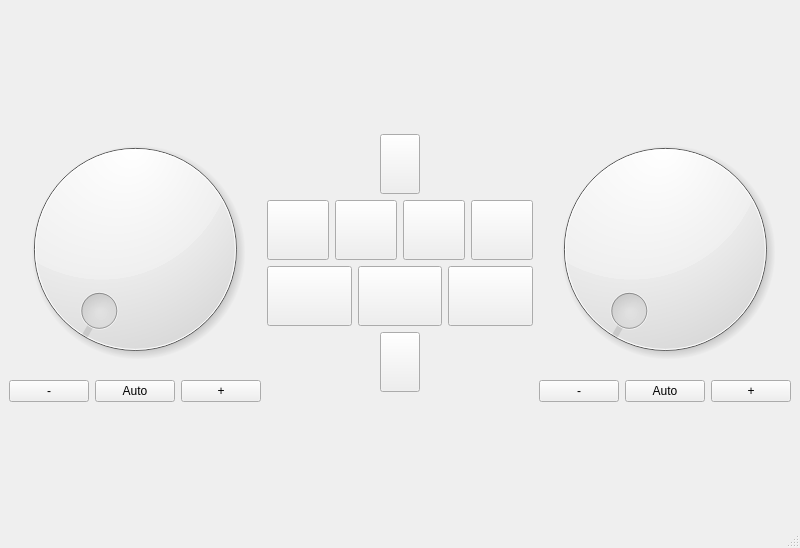
<?xml version="1.0" encoding="UTF-8"?>
<ui version="4.0">
 <class>MainWindow</class>
 <widget class="QMainWindow" name="MainWindow">
  <property name="geometry">
   <rect>
    <x>0</x>
    <y>0</y>
    <width>800</width>
    <height>548</height>
   </rect>
  </property>
  <property name="windowTitle">
   <string>MainWindow</string>
  </property>
  <widget class="QWidget" name="centralwidget">
   <property name="enabled">
    <bool>true</bool>
   </property>
   <property name="minimumSize">
    <size>
     <width>800</width>
     <height>500</height>
    </size>
   </property>
   <property name="baseSize">
    <size>
     <width>0</width>
     <height>0</height>
    </size>
   </property>
   <layout class="QHBoxLayout" name="horizontalLayout">
    <item>
     <layout class="QVBoxLayout" name="verticalLayoutTemp">
      <item>
       <spacer name="verticalSpacer_3">
        <property name="orientation">
         <enum>Qt::Vertical</enum>
        </property>
        <property name="sizeHint" stdset="0">
         <size>
          <width>20</width>
          <height>40</height>
         </size>
        </property>
       </spacer>
      </item>
      <item>
       <widget class="QDial" name="tempDial">
        <property name="minimumSize">
         <size>
          <width>0</width>
          <height>250</height>
         </size>
        </property>
        <property name="minimum">
         <number>0</number>
        </property>
        <property name="maximum">
         <number>30</number>
        </property>
        <property name="singleStep">
         <number>1</number>
        </property>
       </widget>
      </item>
      <item>
       <layout class="QHBoxLayout" name="horizontalLayout_5">
        <item>
         <widget class="QPushButton" name="tempMinusButton">
          <property name="text">
           <string>-</string>
          </property>
         </widget>
        </item>
        <item>
         <widget class="QPushButton" name="tempAutoButton">
          <property name="text">
           <string>Auto</string>
          </property>
         </widget>
        </item>
        <item>
         <widget class="QPushButton" name="tempPlusButton">
          <property name="text">
           <string>+</string>
          </property>
         </widget>
        </item>
       </layout>
      </item>
      <item>
       <spacer name="verticalSpacer_2">
        <property name="orientation">
         <enum>Qt::Vertical</enum>
        </property>
        <property name="sizeHint" stdset="0">
         <size>
          <width>20</width>
          <height>20</height>
         </size>
        </property>
       </spacer>
      </item>
     </layout>
    </item>
    <item>
     <layout class="QVBoxLayout" name="verticalLayoutControls">
      <item>
       <spacer name="verticalSpacer_6">
        <property name="orientation">
         <enum>Qt::Vertical</enum>
        </property>
        <property name="sizeHint" stdset="0">
         <size>
          <width>20</width>
          <height>40</height>
         </size>
        </property>
       </spacer>
      </item>
      <item>
       <layout class="QHBoxLayout" name="horizontalLayout_9">
        <item>
         <spacer name="horizontalSpacer_3">
          <property name="orientation">
           <enum>Qt::Horizontal</enum>
          </property>
          <property name="sizeHint" stdset="0">
           <size>
            <width>40</width>
            <height>20</height>
           </size>
          </property>
         </spacer>
        </item>
        <item>
         <widget class="QPushButton" name="tempACButton">
          <property name="minimumSize">
           <size>
            <width>0</width>
            <height>60</height>
           </size>
          </property>
          <property name="autoFillBackground">
           <bool>true</bool>
          </property>
          <property name="text">
           <string/>
          </property>
          <property name="icon">
           <iconset>
            <normaloff>pictures/AC.png</normaloff>pictures/AC.png</iconset>
          </property>
          <property name="iconSize">
           <size>
            <width>50</width>
            <height>50</height>
           </size>
          </property>
         </widget>
        </item>
        <item>
         <spacer name="horizontalSpacer_4">
          <property name="orientation">
           <enum>Qt::Horizontal</enum>
          </property>
          <property name="sizeHint" stdset="0">
           <size>
            <width>40</width>
            <height>20</height>
           </size>
          </property>
         </spacer>
        </item>
       </layout>
      </item>
      <item>
       <layout class="QHBoxLayout" name="horizontalLayout_2">
        <item>
         <widget class="QPushButton" name="airFaceButton">
          <property name="minimumSize">
           <size>
            <width>0</width>
            <height>60</height>
           </size>
          </property>
          <property name="autoFillBackground">
           <bool>true</bool>
          </property>
          <property name="text">
           <string/>
          </property>
          <property name="icon">
           <iconset>
            <normaloff>pictures/face.png</normaloff>pictures/face.png</iconset>
          </property>
          <property name="iconSize">
           <size>
            <width>40</width>
            <height>40</height>
           </size>
          </property>
         </widget>
        </item>
        <item>
         <widget class="QPushButton" name="airFeetButton">
          <property name="minimumSize">
           <size>
            <width>0</width>
            <height>60</height>
           </size>
          </property>
          <property name="autoFillBackground">
           <bool>true</bool>
          </property>
          <property name="text">
           <string/>
          </property>
          <property name="icon">
           <iconset>
            <normaloff>pictures/feet.png</normaloff>pictures/feet.png</iconset>
          </property>
          <property name="iconSize">
           <size>
            <width>40</width>
            <height>40</height>
           </size>
          </property>
         </widget>
        </item>
        <item>
         <widget class="QPushButton" name="airFeetFaceButton">
          <property name="minimumSize">
           <size>
            <width>0</width>
            <height>60</height>
           </size>
          </property>
          <property name="autoFillBackground">
           <bool>true</bool>
          </property>
          <property name="text">
           <string/>
          </property>
          <property name="icon">
           <iconset>
            <normaloff>pictures/feet_face.png</normaloff>pictures/feet_face.png</iconset>
          </property>
          <property name="iconSize">
           <size>
            <width>40</width>
            <height>40</height>
           </size>
          </property>
         </widget>
        </item>
        <item>
         <widget class="QPushButton" name="airFeetFrontDefrostButton">
          <property name="minimumSize">
           <size>
            <width>0</width>
            <height>60</height>
           </size>
          </property>
          <property name="autoFillBackground">
           <bool>true</bool>
          </property>
          <property name="text">
           <string/>
          </property>
          <property name="icon">
           <iconset>
            <normaloff>pictures/front_feet.png</normaloff>pictures/front_feet.png</iconset>
          </property>
          <property name="iconSize">
           <size>
            <width>30</width>
            <height>30</height>
           </size>
          </property>
         </widget>
        </item>
       </layout>
      </item>
      <item>
       <layout class="QHBoxLayout" name="horizontalLayout_3">
        <item>
         <widget class="QPushButton" name="airFrontDefrostButton">
          <property name="minimumSize">
           <size>
            <width>0</width>
            <height>60</height>
           </size>
          </property>
          <property name="autoFillBackground">
           <bool>true</bool>
          </property>
          <property name="text">
           <string/>
          </property>
          <property name="icon">
           <iconset>
            <normaloff>pictures/front.png</normaloff>pictures/front.png</iconset>
          </property>
          <property name="iconSize">
           <size>
            <width>25</width>
            <height>25</height>
           </size>
          </property>
         </widget>
        </item>
        <item>
         <widget class="QPushButton" name="airRearDefrostButton">
          <property name="minimumSize">
           <size>
            <width>0</width>
            <height>60</height>
           </size>
          </property>
          <property name="autoFillBackground">
           <bool>true</bool>
          </property>
          <property name="text">
           <string/>
          </property>
          <property name="icon">
           <iconset>
            <normaloff>pictures/rear.png</normaloff>pictures/rear.png</iconset>
          </property>
          <property name="iconSize">
           <size>
            <width>25</width>
            <height>25</height>
           </size>
          </property>
         </widget>
        </item>
        <item>
         <widget class="QPushButton" name="airRecyclingButton">
          <property name="minimumSize">
           <size>
            <width>0</width>
            <height>60</height>
           </size>
          </property>
          <property name="autoFillBackground">
           <bool>true</bool>
          </property>
          <property name="text">
           <string/>
          </property>
          <property name="icon">
           <iconset>
            <normaloff>pictures/recycle.png</normaloff>pictures/recycle.png</iconset>
          </property>
          <property name="iconSize">
           <size>
            <width>30</width>
            <height>30</height>
           </size>
          </property>
         </widget>
        </item>
       </layout>
      </item>
      <item>
       <layout class="QHBoxLayout" name="horizontalLayout_8">
        <item>
         <spacer name="horizontalSpacer">
          <property name="orientation">
           <enum>Qt::Horizontal</enum>
          </property>
          <property name="sizeHint" stdset="0">
           <size>
            <width>40</width>
            <height>20</height>
           </size>
          </property>
         </spacer>
        </item>
        <item>
         <widget class="QPushButton" name="onoffButton">
          <property name="minimumSize">
           <size>
            <width>0</width>
            <height>60</height>
           </size>
          </property>
          <property name="autoFillBackground">
           <bool>true</bool>
          </property>
          <property name="text">
           <string/>
          </property>
          <property name="icon">
           <iconset>
            <normaloff>pictures/power.png</normaloff>pictures/power.png</iconset>
          </property>
          <property name="iconSize">
           <size>
            <width>40</width>
            <height>40</height>
           </size>
          </property>
         </widget>
        </item>
        <item>
         <spacer name="horizontalSpacer_2">
          <property name="orientation">
           <enum>Qt::Horizontal</enum>
          </property>
          <property name="sizeHint" stdset="0">
           <size>
            <width>40</width>
            <height>20</height>
           </size>
          </property>
         </spacer>
        </item>
       </layout>
      </item>
      <item>
       <spacer name="verticalSpacer">
        <property name="orientation">
         <enum>Qt::Vertical</enum>
        </property>
        <property name="sizeHint" stdset="0">
         <size>
          <width>20</width>
          <height>40</height>
         </size>
        </property>
       </spacer>
      </item>
     </layout>
    </item>
    <item>
     <layout class="QVBoxLayout" name="verticalLayoutFan">
      <item>
       <spacer name="verticalSpacer_4">
        <property name="orientation">
         <enum>Qt::Vertical</enum>
        </property>
        <property name="sizeHint" stdset="0">
         <size>
          <width>20</width>
          <height>40</height>
         </size>
        </property>
       </spacer>
      </item>
      <item>
       <widget class="QDial" name="fanDial">
        <property name="minimumSize">
         <size>
          <width>0</width>
          <height>250</height>
         </size>
        </property>
        <property name="minimum">
         <number>1</number>
        </property>
        <property name="maximum">
         <number>11</number>
        </property>
       </widget>
      </item>
      <item>
       <layout class="QHBoxLayout" name="horizontalLayout_6">
        <item>
         <widget class="QPushButton" name="fanMinusButton">
          <property name="text">
           <string>-</string>
          </property>
         </widget>
        </item>
        <item>
         <widget class="QPushButton" name="fanAutoButton">
          <property name="text">
           <string>Auto</string>
          </property>
         </widget>
        </item>
        <item>
         <widget class="QPushButton" name="fanPlusButton">
          <property name="text">
           <string>+</string>
          </property>
         </widget>
        </item>
       </layout>
      </item>
      <item>
       <spacer name="verticalSpacer_5">
        <property name="orientation">
         <enum>Qt::Vertical</enum>
        </property>
        <property name="sizeHint" stdset="0">
         <size>
          <width>20</width>
          <height>20</height>
         </size>
        </property>
       </spacer>
      </item>
     </layout>
    </item>
   </layout>
  </widget>
  <widget class="QMenuBar" name="menubar">
   <property name="geometry">
    <rect>
     <x>0</x>
     <y>0</y>
     <width>800</width>
     <height>24</height>
    </rect>
   </property>
  </widget>
  <widget class="QStatusBar" name="statusbar"/>
 </widget>
 <resources/>
 <connections/>
</ui>
